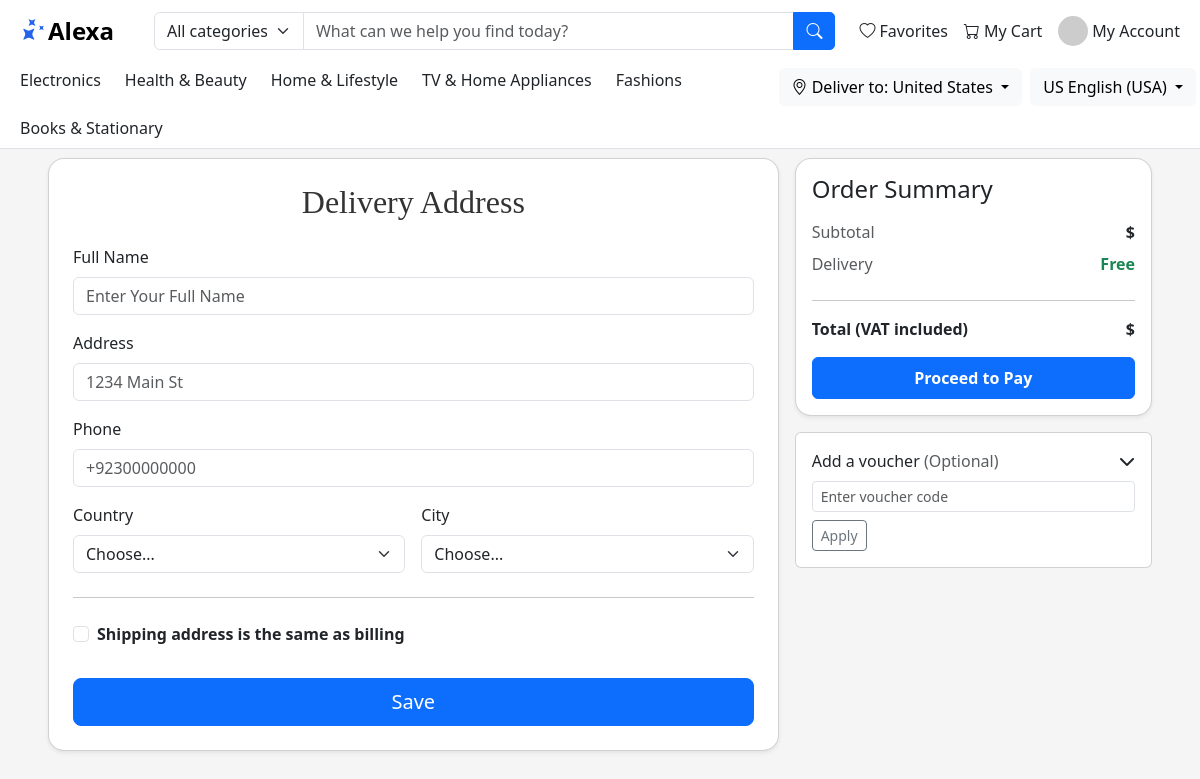
Page /Client/checkout.php (signed in) on the earlier database version.
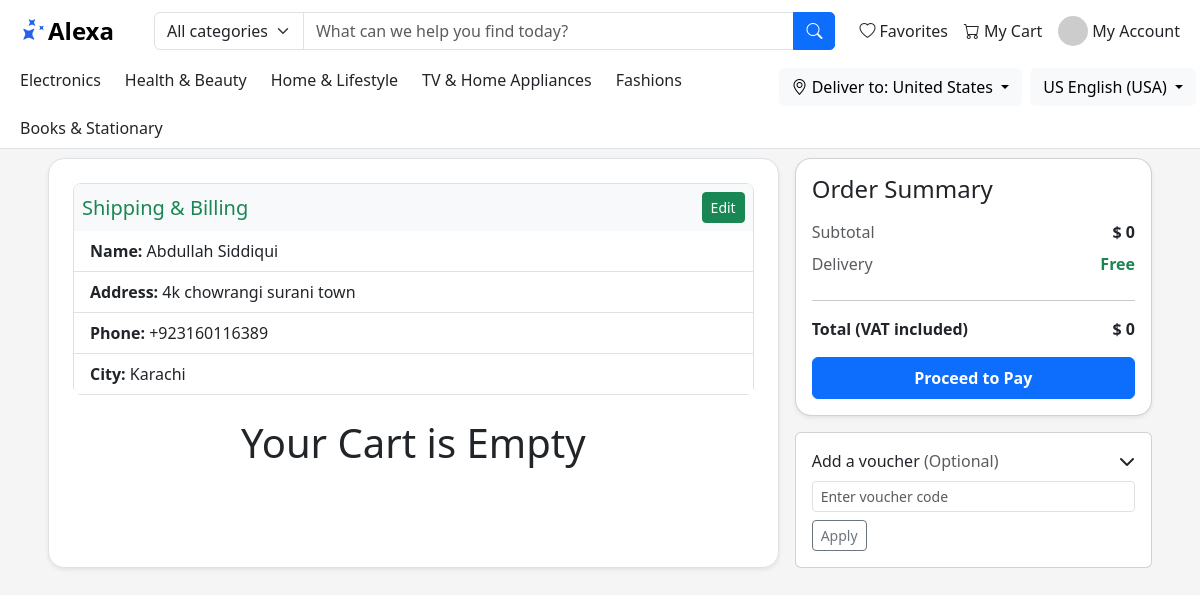
Same page on the later database version.
### tables this page shows
CREATE TABLE `categories` (
  `id` int(11) NOT NULL,
  `name` varchar(100) NOT NULL
);

CREATE TABLE `addresses` (
  `id` int(11) NOT NULL,
  `user_id` int(11) NOT NULL,
  `full_name` varchar(100) NOT NULL,
  `phone` varchar(20) DEFAULT NULL,
  `address_line1` varchar(255) NOT NULL,
  `city` varchar(100) NOT NULL,
  `country` varchar(100) DEFAULT 'Pakistan',
  `type` enum('billing','shipping') NOT NULL,
  `created_at` timestamp NOT NULL DEFAULT current_timestamp(),
  `updated_at` timestamp NOT NULL DEFAULT current_timestamp()
);

### Client/checkout.php (the view, shortened to what this page needs)
<?php
 include("../Server/Admin-Panel/config/db.php");
 include './includes/Navbar.php';
 $user_id = $_SESSION['user_id'] ?? "";
 $sql = "SELECT * FROM addresses WHERE user_id = '$user_id' AND type = 'billing' LIMIT 1";
 $hasAddress = false;
 $result = $conn->query($sql);
 if ($row = $result->fetch_assoc()) {
   $hasAddress = true;
 }
 ?>
<div class="cont p-5 ">
  <div class="row g-3">
    <?php if ($hasAddress) : ?>
      <div class="col-12 col-lg-8">
        <div class="card shadow-sm rounded-4 border h-100">
          <div class="card-body p-4 ">
            <div class="border rounded-3 mb-4">
              <div class="d-flex align-items-center justify-content-between p-2 bg-light rounded-top">
                <h5 class="mb-0 text-success">Shipping & Billing</h5>
                <button class="btn btn-success btn-sm">Edit</button>
              </div>
              <ul class="list-group list-group-flush">
                <li class="list-group-item px-3 py-2"><strong>Name:</strong> <?= $row['full_name'] ?></li>
                <li class="list-group-item px-3 py-2"><strong>Address:</strong> <?= $row['address_line1'] ?></li>
                <li class="list-group-item px-3 py-2"><strong>Phone:</strong> <?= $row['phone'] ?></li>
                <li class="list-group-item px-3 py-2"><strong>City:</strong> <?= $row['city'] ?></li>
              </ul>
            </div>
            <?php
             $subtotal = 0;
             if (isset($_SESSION['cart']) && !empty($_SESSION['cart'])) {
               foreach (array_reverse($_SESSION['cart']) as $items) {
                 $totalprice = $items['price'] * $items['quantity'];
                 $subtotal += $totalprice;
             ?>
                <div class="mb-4 p-3 border rounded-4 shadow-sm bg-white bag-item" data-id="<?= $items['id'] ?>">
                  <div class="d-flex flex-column flex-md-row gap-3">
                    <div class="flex-shrink-0" style="width: 120px; height: 120px; overflow: hidden;">
                      <img src="../Server/uploads/<?= $items['image'] ?>" class="img-fluid rounded-3 h-100 w-100 object-fit-cover" alt="Product Image">
                    </div>
                    <div class="flex-grow-1 d-flex flex-column justify-content-between">
                      <div>
                        <h6 class="fw-bold mb-1"><?= $items['name'] ?></h6>
                        <p class="mb-1 text-body-secondary small">Colour: <span class="text-dark">Blue</span></p>
                        <p class="mb-2 text-body-secondary small">Size: <span class="text-dark">40R</span></p>
                      </div>
                      <div class="d-flex flex-wrap gap-2">
                        <button class="btn btn-sm btn-outline-danger" onclick="removeCart(<?= $items['id'] ?>)">
                          <i class="far fa-trash-alt me-1"></i> Remove
                        </button>
                        <button class="btn btn-sm btn-outline-secondary">
                          <i class="far fa-heart me-1"></i> Move to Wishlist
                        </button>
                      </div>
                    </div>
                  </div>
                  <hr class="my-3">
                  <div class="d-flex justify-content-between align-items-center flex-wrap gap-3">
                    <div class="quantity">
                      <select class="form-select form-select-sm" style="width: 70px;">
                        <option selected><?= $items['quantity'] ?></option>
                        <option>2</option>
                        <option>3</option>
                        <option>4</option>
                        <option>5</option>
                        <option>6</option>
                        <option>7</option>
                        <option>8</option>
                        <option>9</option>
                        <option>10</option>
                      </select>
                    </div>
                    <div class="text-end">
                      <small class="text-muted text-decoration-line-through">£264.99</small><br>
                      <span class="fw-bold fs-5">£<?= $totalprice ?></span><br>
                      <small class="text-success">You save 40%</small>
                    </div>
                  </div>
                </div>
              <?php
               }
               $_SESSION['subtotal'] = $subtotal;
             } else {
               ?>
              <h1 class="text-center">Your Cart is Empty</h1>
            <?php
             }
             ?>
          </div>
        </div>
      </div>
    <?php else: ?>
      <div class="col-12 col-lg-8">
        <div class="card shadow-sm rounded-4">
          <div class="card-body p-4">
            <h2 class="text-center mb-4" style="font-family: 'Gill Sans', 'Trebuchet MS'; color:#333;">Delivery Address</h2>
            <form id="address-form" novalidate>
              <div class="row g-3">
                <div class="col-12">
                  <label for="fullName" class="form-label">Full Name</label>
                  <input type="text" class="form-control" name="checkout_name" id="fullName" placeholder="Enter Your Full Name" required>
                </div>
                <div class="col-12">
                  <label for="address" class="form-label">Address</label>
                  <input type="text" class="form-control" name="checkout_address" id="address" placeholder="1234 Main St" required>
                </div>
                <div class="col-12">
                  <label for="phone" class="form-label">Phone</label>
                  <input type="text" class="form-control" name="checkout_phone" id="phone" placeholder="+92300000000" required>
                </div>
                <div class="col-md-6">
                  <label for="country" class="form-label">Country</label>
                  <select class="form-select" id="country" name="checkout_country" required>
                    <option value="">Choose...</option>
                  </select>
                </div>
                <div class="col-md-6">
                  <label for="city" class="form-label">City</label>
                  <select class="form-select" id="city" name="checkout_city" required>
                    <option value="">Choose...</option>
                  </select>
                </div>
              </div>
              <hr class="my-4">
              <div class="form-check mb-3">
                <input type="checkbox" class="form-check-input" id="same-address" name="check_address" value="1">
                <label class="form-check-label fw-bold" for="same-address">Shipping address is the same as billing</label>
              </div>
              <button class="btn btn-primary w-100 btn-lg mt-3" type="submit">Save</button>
            </form>
          </div>
        </div>
      </div>
    <?php endif; ?>
    <div class="col-12 col-lg-4">
      <div class="summary-section">
        <div class="card shadow-sm rounded-4 p-3 mb-3">
          <h4 class="mb-3">Order Summary</h4>
          <div class="d-flex justify-content-between mb-2">
            <span class="text-muted">Subtotal</span>
            <span class="fw-bold cart-subtotal">$ <?= $subtotal ?></span>
          </div>
          <div class="d-flex justify-content-between mb-2">
            <span class="text-muted">Delivery</span>
            <span class="fw-bold text-success">Free</span>
          </div>
          <hr>
          <div class="d-flex justify-content-between mb-3">
            <span class="fw-bold">Total (VAT included)</span>
            <span class="fw-bold text-dark cart-subtotal">$ <?= $subtotal ?></span>
          </div>
          <a onclick="checkCartBeforePay()" class="btn btn-primary text-white w-100 fw-bold py-2">Proceed to Pay</a>
        </div>
        <div class="card p-3">
          <div class="d-flex justify-content-between align-items-center">
            <label for="voucher" class="mb-0">Add a voucher <span class="text-muted">(Optional)</span></label>
            <i class="fa-solid fa-chevron-down"></i>
          </div>
          <div class="mt-2">
            <input type="text" class="form-control form-control-sm" placeholder="Enter voucher code">
            <button class="btn btn-outline-secondary btn-sm mt-2">Apply</button>
          </div>
        </div>
      </div>
    </div>
  </div>
</div>

### Client/includes/Navbar.php (shortened to what this page needs)
 <?php
  include("../Server/Admin-Panel/config/db.php");
  ?>
 <link href="https://cdn.jsdelivr.net/npm/bootstrap-icons@1.11.3/font/bootstrap-icons.css" rel="stylesheet">
 </head>
 <body>
   <nav  class="navbar navbar-expand-lg bg-white border-bottom py-2 d-none d-lg-flex fixed-top ">
     <div class="container-fluid mx-2">
       <a class="navbar-brand d-flex align-items-start fs-4" href="./index.php">
         <i class="bi bi-stars" style="color: #2563EB; transform: rotate(45deg);"></i>
         <strong class="ms-1">Alexa</strong>
       </a>
       <form class="d-flex flex-grow-1 mx-4" role="search">
         <div class="input-group flex-grow-1">
           <select class="form-select" style="max-width: 150px;">
             <option>All categories</option>
           </select>
           <input class="form-control search-box" type="search" placeholder="What can we help you find today?">
           <button class="btn btn-primary search-btn" type="submit">
             <i class="bi bi-search"></i>
           </button>
         </div>
       </form>
       <div class="d-flex align-items-center gap-3">
         <a href="#" class="nav-link position-relative">
           <i class="bi bi-heart"></i> Favorites
         </a>
      <a href="#" class="nav-link position-relative" data-bs-toggle="offcanvas" data-bs-target="#offcanvasRight" aria-controls="offcanvasRight">
  <i class="bi bi-cart"></i> My Cart
</a>
         <div class="dropdown">
           <a class="nav-link  d-flex align-items-center" href="#" data-bs-toggle="dropdown">
             <img src="https://randomuser.me/api/portraits/men/75.jpg" width="30" height="30" class="rounded-circle me-1">
             My Account
           </a>
         </div>
       </div>
     </div>
   </nav>
   <nav style="top: 60px;" class="bg-white border-bottom py-2 d-none d-lg-block fixed-top ">
     <div class="container-fluid mx-2 d-flex justify-content-between">
    <div class="d-flex gap-4 flex-wrap">
<?php
$sql = "SELECT * FROM categories";
$result = $conn->query($sql);
while ($row = $result->fetch_assoc()) {
?>
  <div class="dropdown">
    <a href="#" class="nav-link" data-bs-toggle="dropdown">
      <?= htmlspecialchars($row['name']) ?>
    </a>
  </div>
<?php
}
?>
</div>
       <div class="d-flex gap-2">
         <div class="dropdown">
           <button class="btn btn-light dropdown-toggle" type="button" data-bs-toggle="dropdown">
             <i class="bi bi-geo-alt"></i> Deliver to: United States
           </button>
         </div>
         <div class="dropdown">
           <button class="btn btn-light dropdown-toggle" type="button" data-bs-toggle="dropdown">
             US English (USA)
           </button>
         </div>
       </div>
     </div>
   </nav>

### Client/Assets/CSS/header.css (style rules this page uses)
* { margin: 0; padding: 0; box-sizing: border-box; }
html, body { height: 100%; width: 100%; overflow-x: hidden; background-color: whitesmoke; position: relative; height: 100%; }

### Client/Assets/CSS/cart.css (style rules this page uses)
.summary-section { flex: 1; border-radius: 8px; height: fit-content; }

### Client/includes/Navbar.php (style rules this page uses)
.search-box { border-radius: 0; }
.search-btn { border-radius: 0 5px 5px 0; }
.nav-link { font-weight: 500; }

Differences in the rows shown:
added addresses: full_name "Abdullah Siddiqui", address_line1 "4k chowrangi surani town", phone "+923160116389", city "Karachi"
Other differences:
$subtotal: (not shown) → "0"
form field checkout_country: "Choose..." → (not shown)
form field checkout_city: "Choose..." → (not shown)
form field check_address: "☐" → (not shown)
text no longer shown: "Delivery Address Full Name Address Phone Country City Shipping address is the same as billing Save"
text now shown: "Shipping & Billing Edit Name: Address: Phone: City: Your Cart is Empty"
